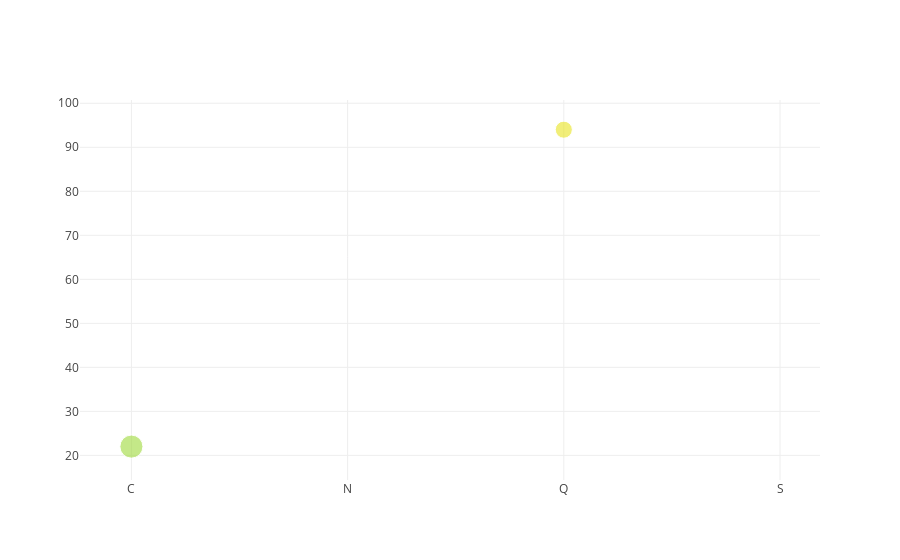

Here is the notebook cell this chart was saved with:
### Code cell
colors = np.random.rand(100)
sz = np.random.rand(100)*30
fig = go.Figure()
fig.add_scatter(x=df6.index,
                y=df5['name'],
                mode='markers',
                marker={'size': sz,
                        'color': colors,
                        'opacity': 0.6,
                        'colorscale': 'Viridis'
                       });
iplot(fig)
